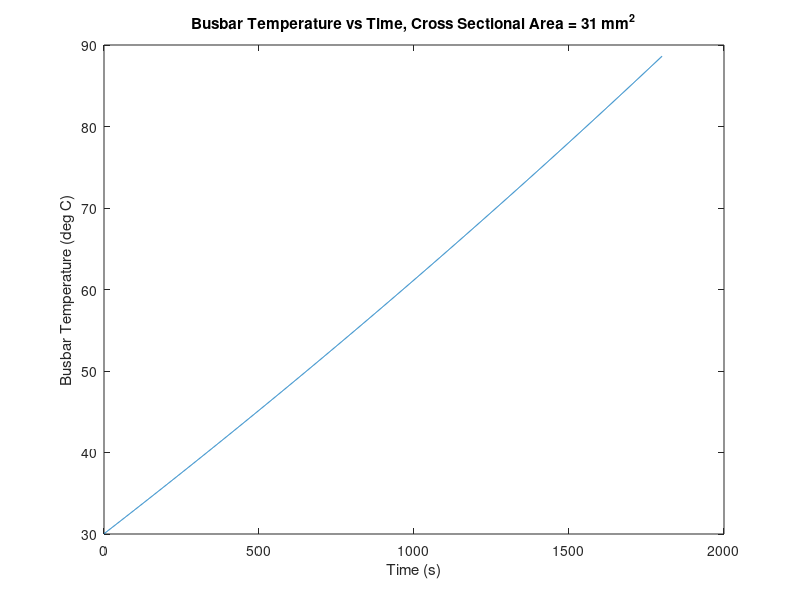

Source code (MATLAB):

%Testing Parameters:
current = 40; %Amps(A)
initialTemp = 30; %C
crossSectionalArea = 31 * 0.01; %cm^2 [mm^2 -> cm^2] %%THIS IS THE VALUE YOU WANT TO CHANGE TO TEST DIFFERENT CROSS SECTIONS
time = 1800; %seconds 

%Material Specs: Aluminum 3003
density = 2.73; %g/cm^3
specificHeatCapacity = 0.893; %J/g*C
resistivity = 4.16E-06; %ohm-cm at 20 C
tempCoefficientResistivity = 0.0038;
initialResistivity = resistivity*(1 + tempCoefficientResistivity*(initialTemp-20)); %Resistivity at Initial Temperature


%Variables Initialized
busbarTemp = initialTemp;
busbarTempData = [];
tempChange = 0;
totalTime = 0:time;

for t = 0:time 

    tempChange = (current^2*initialResistivity)/(density*crossSectionalArea^2*specificHeatCapacity);
    busbarTemp = busbarTemp + tempChange;
    initialResistivity = resistivity*(1 + tempCoefficientResistivity*(busbarTemp-20));
    busbarTempData(t+1) = busbarTemp;

end

busbarTempData = transpose(busbarTempData); 
busbarMaxTemp = busbarTempData(end-1);

plot(totalTime,busbarTempData);
xlabel('Time (s)')
ylabel('Busbar Temperature (deg C)')
title('Busbar Temperature vs Time, Cross Sectional Area = 31 mm^2')

%busbarMaxTemp is the maximum temperature the busbar will reach according to
%your parameters
